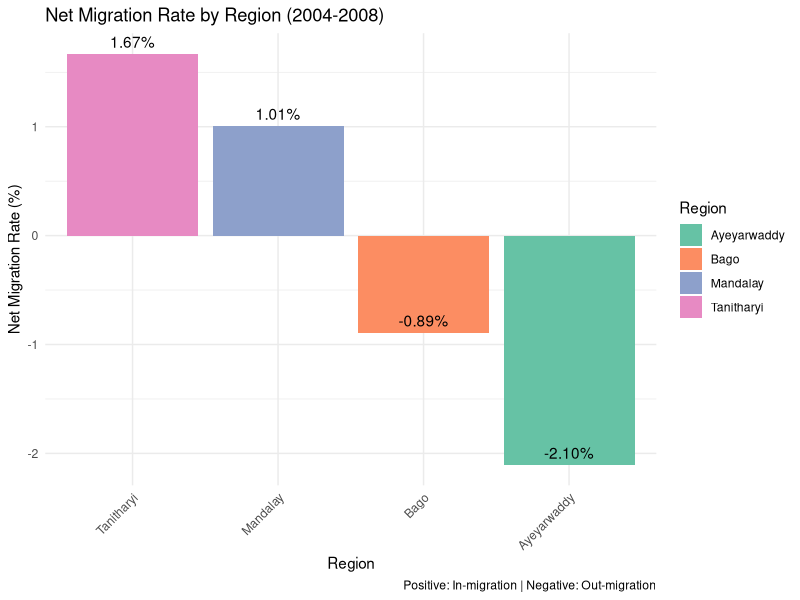

The R script that drew this image:
## ---- chunk 1
library(tidyverse)
## ---- chunk 2
migration_data <- tibble(
  Region = c("Mandalay", "Bago", "Ayeyarwaddy", "Tanitharyi", "Myanmar"),
  Pop_2004 = c(7571, 5514, 7455, 1525, 54299),
  Pop_2008 = c(8216, 5879, 7858, 1665, 58377)
)
print(migration_data)
## ---- chunk 3
national_growth <- migration_data %>%
  filter(Region == "Myanmar") %>%
  mutate(
    Growth_Rate_National = (Pop_2008 - Pop_2004) / Pop_2004
  ) %>%
  pull(Growth_Rate_National) # နိုင်ငံတော် Growth Rate ကို သီးသန့်ထုတ်
print(national_growth)
## ---- chunk 4
result <- migration_data %>%
  filter(Region != "Myanmar") %>% # နိုင်ငံတော်ဒေတာဖယ်ရန်
  mutate(
    Growth_Rate_Regional = (Pop_2008 - Pop_2004) / Pop_2004,
    Net_Migration_Rate = (Growth_Rate_Regional - national_growth) * 100
  )
print(result)
## ---- chunk 5
result %>%
  select(Region, Net_Migration_Rate) %>%
  knitr::kable(digits = 2, caption = "Net Migration Rate (2004-2008)")

## ---- chunk 6
ggplot(result, aes(x = reorder(Region, -Net_Migration_Rate), y = Net_Migration_Rate, fill = Region)) +
  geom_col() +
  geom_text(aes(label = sprintf("%.2f%%", Net_Migration_Rate)), vjust = -0.5) +
  labs(
    title = "Net Migration Rate by Region (2004-2008)",
    x = "Region",
    y = "Net Migration Rate (%)",
    caption = "Positive: In-migration | Negative: Out-migration"
  ) +
  theme_minimal() +
  scale_fill_brewer(palette = "Set2") +
  theme(axis.text.x = element_text(angle = 45, hjust = 1))
